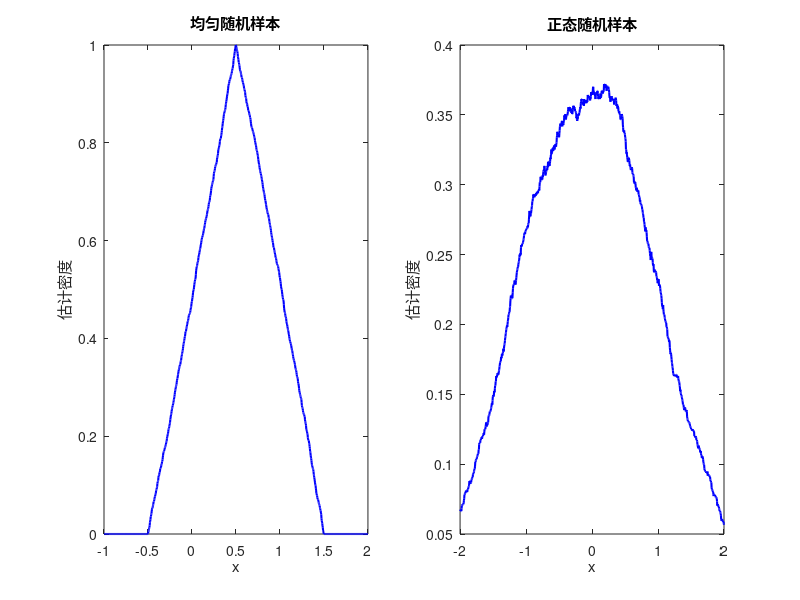

Write MATLAB code to recreate this figure.
close all;
rng(1);
h = 1;
xi = rand(1,1024);
x = linspace(-1,2,1024);
p = sum(abs(bsxfun(@minus,x(:),xi(:)')) <= h/2,2)/(numel(xi)*h);
figure('Color','w','Position',[100 100 1100 420]);
subplot(1,2,1);
plot(x,p,'b-','LineWidth',1.5);
xlabel('x');
ylabel('估计密度');
title('均匀随机样本');
xi = randn(1,1024);
x = linspace(-2,2,1024);
p = sum(abs(bsxfun(@minus,x(:),xi(:)')) <= h/2,2)/(numel(xi)*h);
subplot(1,2,2);
plot(x,p,'b-','LineWidth',1.5);
xlabel('x');
ylabel('估计密度');
title('正态随机样本');
